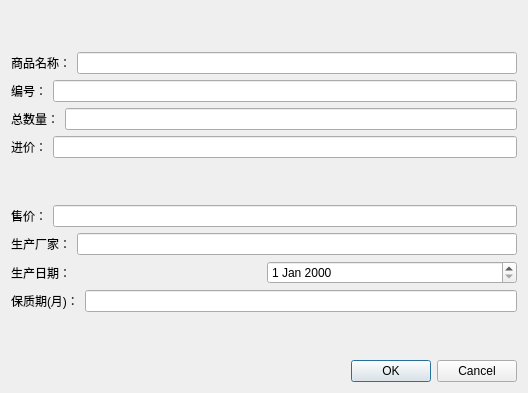
<?xml version="1.0" encoding="UTF-8"?>
<ui version="4.0">
 <class>InformationDialog</class>
 <widget class="QDialog" name="InformationDialog">
  <property name="geometry">
   <rect>
    <x>0</x>
    <y>0</y>
    <width>528</width>
    <height>393</height>
   </rect>
  </property>
  <property name="windowTitle">
   <string>添加商品</string>
  </property>
  <layout class="QVBoxLayout" name="verticalLayout_2">
   <item>
    <layout class="QVBoxLayout" name="verticalLayout">
     <item>
      <layout class="QGridLayout" name="gridLayout_12">
       <item row="0" column="0" rowspan="2" colspan="2">
        <layout class="QGridLayout" name="gridLayout_11">
         <item row="0" column="0">
          <layout class="QGridLayout" name="gridLayout_5">
           <item row="0" column="0">
            <layout class="QGridLayout" name="gridLayout">
             <item row="0" column="2">
              <widget class="QLineEdit" name="lineEdit"/>
             </item>
             <item row="0" column="0">
              <widget class="QLabel" name="label">
               <property name="text">
                <string>商品名称：</string>
               </property>
              </widget>
             </item>
            </layout>
           </item>
           <item row="1" column="0">
            <layout class="QGridLayout" name="gridLayout_2">
             <item row="0" column="1">
              <widget class="QLabel" name="label_2">
               <property name="text">
                <string>编号：</string>
               </property>
              </widget>
             </item>
             <item row="0" column="3">
              <widget class="QLineEdit" name="lineEdit_2"/>
             </item>
            </layout>
           </item>
           <item row="2" column="0">
            <layout class="QGridLayout" name="gridLayout_3">
             <item row="0" column="0">
              <widget class="QLabel" name="label_3">
               <property name="text">
                <string>总数量：</string>
               </property>
              </widget>
             </item>
             <item row="0" column="2">
              <widget class="QLineEdit" name="lineEdit_3"/>
             </item>
            </layout>
           </item>
           <item row="3" column="0">
            <layout class="QGridLayout" name="gridLayout_4">
             <item row="0" column="0">
              <widget class="QLabel" name="label_4">
               <property name="text">
                <string>进价：</string>
               </property>
              </widget>
             </item>
             <item row="0" column="1">
              <widget class="QLineEdit" name="lineEdit_4"/>
             </item>
            </layout>
           </item>
          </layout>
         </item>
         <item row="1" column="0">
          <layout class="QGridLayout" name="gridLayout_6">
           <item row="0" column="0">
            <layout class="QGridLayout" name="gridLayout_7">
             <item row="0" column="1">
              <widget class="QLineEdit" name="lineEdit_5"/>
             </item>
             <item row="0" column="0">
              <widget class="QLabel" name="label_5">
               <property name="text">
                <string>售价：</string>
               </property>
              </widget>
             </item>
            </layout>
           </item>
           <item row="1" column="0">
            <layout class="QGridLayout" name="gridLayout_8">
             <item row="0" column="1">
              <widget class="QLineEdit" name="lineEdit_6"/>
             </item>
             <item row="0" column="0">
              <widget class="QLabel" name="label_6">
               <property name="text">
                <string>生产厂家：</string>
               </property>
              </widget>
             </item>
            </layout>
           </item>
           <item row="2" column="0">
            <layout class="QGridLayout" name="gridLayout_9">
             <item row="2" column="0">
              <widget class="QLabel" name="label_7">
               <property name="text">
                <string>生产日期：</string>
               </property>
              </widget>
             </item>
             <item row="2" column="1">
              <widget class="QDateEdit" name="dateEdit"/>
             </item>
            </layout>
           </item>
           <item row="3" column="0">
            <layout class="QGridLayout" name="gridLayout_10">
             <item row="0" column="1">
              <widget class="QLineEdit" name="lineEdit_8"/>
             </item>
             <item row="0" column="0">
              <widget class="QLabel" name="label_8">
               <property name="text">
                <string>保质期(月)：</string>
               </property>
              </widget>
             </item>
            </layout>
           </item>
          </layout>
         </item>
        </layout>
       </item>
      </layout>
     </item>
    </layout>
   </item>
   <item>
    <widget class="QDialogButtonBox" name="buttonBox">
     <property name="orientation">
      <enum>Qt::Horizontal</enum>
     </property>
     <property name="standardButtons">
      <set>QDialogButtonBox::Cancel|QDialogButtonBox::Ok</set>
     </property>
    </widget>
   </item>
  </layout>
 </widget>
 <resources/>
 <connections>
  <connection>
   <sender>buttonBox</sender>
   <signal>accepted()</signal>
   <receiver>InformationDialog</receiver>
   <slot>accept()</slot>
   <hints>
    <hint type="sourcelabel">
     <x>248</x>
     <y>254</y>
    </hint>
    <hint type="destinationlabel">
     <x>157</x>
     <y>274</y>
    </hint>
   </hints>
  </connection>
  <connection>
   <sender>buttonBox</sender>
   <signal>rejected()</signal>
   <receiver>InformationDialog</receiver>
   <slot>reject()</slot>
   <hints>
    <hint type="sourcelabel">
     <x>316</x>
     <y>260</y>
    </hint>
    <hint type="destinationlabel">
     <x>286</x>
     <y>274</y>
    </hint>
   </hints>
  </connection>
 </connections>
</ui>
